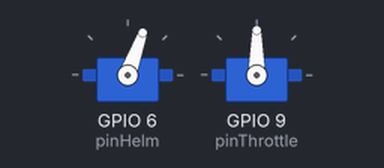
Recording of a sketch running on a simulated ESP32. Shown: 2 × servo. WiFi joins after 1.5 s; servers stay silent unless stated; what the sketch prints to the serial monitor is not drawn.

Above: at 14.2 s.
At 14.8 s:
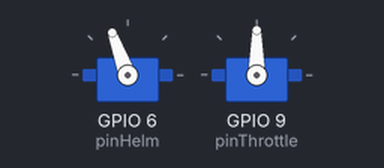
At 16.0 s:
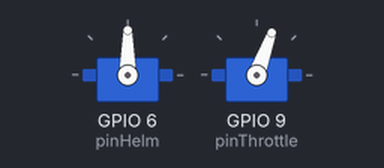
At 16.9 s:
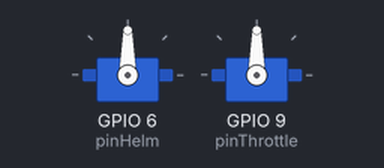
Timing chart, 0 to 18.4 s (numbered marks = the images above):
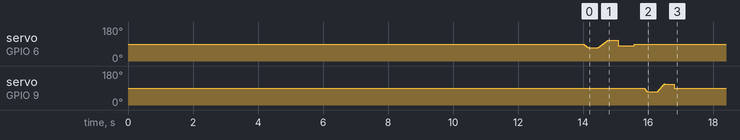

The sketch:

pilot.ino
```cpp
/*
pilot.ino
for Arduino ESP32 on sk8mini
implement webserver and services to allow remote user to pilot the sk8 via http

uploading to ESP32
give me permission to write to DFU port
echo 'SUBSYSTEMS=="usb", ATTRS{idVendor}=="2341", MODE:="0666"' | sudo tee /etc/udev/rules.d/60-arduino-esp32.rules && sudo udevadm trigger && sudo udevadm control --reload-rules
from https://forum.arduino.cc/t/arduino-nano-esp32-esptool-error-argument-baud-b-invalid-arg-auto-int-value-upload-speed/1152185/5

example using webserver:
/home/john/Arduino/libraries/ESPAsyncWebServer-master/src/WebRequest.cpp
*/

#include <WiFi.h>
#include "ESPAsyncWebServer.h"
#include <ESP32Servo.h>

/*
*
* logging
*
*/
boolean logging = false;  // set true if Serial connected
int loglevel = 100;  // set by programmer
void logger(int level, char* msg, ...) {
	if (logging && (level >= loglevel)) {
		char buffer[160];
		va_list va;
		va_start (va, msg);
		vsprintf (buffer, msg, va);
		va_end (va);
		Serial.println(buffer);
	}
}

void setupLogger() {
	logging = false;
	Serial.begin(115200);
	for (int i=0; i<25; i++) {
		if (Serial) {
			logging = true;
			Serial.setTimeout(100);
		}
		delay(500);
	}
}

/*
*
* helm
* DSservo 25KG servo motor
* https://www.dsservo.com/en/d_file/DS3225%20datasheet.pdf
* pwm microseconds 500 to 2500, angle 0 to 180
*
*/
Servo servoHelm;
const int pinHelm = 6;  // D3==GPIO6  full strength input voltage from bat rail 6.6V - 8.4V
int helm = 0;  // positive: starboard, negative: port
int helmDesired = 0;
const int portFull = -90;
const int portHalf = -45;
const int portSlow =  -5;
const int starboardFull = 90;
const int starboardHalf = 45;
const int starboardSlow =  5;
const int helmAmidships =  0;
const int helmSweepInc = 2;
const int helmStepInc = 5;
const int helmPause = 10;

/* set the value of helm and write it to the servo */
void setHelm(int angle, boolean isadjust=true) {
	helm = angle;
	servoHelm.write(rotate(reverse(angle)));
	if (isadjust)
		adjustThrottle();
}
int getHelm() {
	return helm;
}

/* sweep the helm smoothly to its new position */
void sweepHelm(int angle, int dps=120) {
	// angle is the desired arm angle, as opposed to the deck angle
	// dps is the arm speed (angular velocity) in degrees per second
	//      between 90 and 180 is reasonable, 120 is ideal;  180: -45 to 45 in half second
	int inc = helmSweepInc;  // optimal increment of distance of each step

	int travel = angle - helm; // travel vector (distance) given by old and new angles
	if (travel < 0)   // let increment match the sign of the travel vector
		inc = 0 - inc;
	int ttime = (int)(abs(travel) * 1000) / dps; // travel time in ms varies with vector and velocity
	int steps = (int)travel / inc; // vector and increment gives steps, rounded down
	int pause = 0;
	if ((ttime > 0) && (steps > 0))
		pause = (int)ttime / steps; // ttime and steps gives pause for each step, rounded down
	logger(50, "sweepHelm dps:%d, angle:%d, helm:%d, ttime:%d, steps:%d, pause:%d", dps, angle, helm, ttime, steps, pause);

	if (pause >= helmPause) { // if pause greater than minimum pause for sweep)
		int n = helm;
		for (int i=0; i<steps; i++) {
			n += inc;
			setHelm(n, false);
			delay(pause);
		}
	}
	adjustThrottle();
}

/* snap sk8 back to upright position */
void zeroHelm() {
	int newhelm = 10;
	if (helm > 0)
		newhelm = -10;
	setHelm(newhelm, false);
	delay(500);
	setHelm(0);
}

void checkHelm() {
	if (helmDesired != helm) {
		sweepHelm(helmDesired);
	}
}


/*
*
* throttle
* KOOKYE 360 degree continuous
* https://kookye.com/2016/02/01/kookye-360-degree-unlimited-rotation-micro-servo-motor-for-telecar-robot-helicopter/
* officially: pwm microseconds 500 to 2500, angle 0 to 180
* in fact: barely half this range is effective
* drive motor installed on right rear wheel
*
*/
Servo servoThrottle;
const int pinThrottle = 9;  // D6==GPIO9  6V regulated input, continuous servo
int throttle  =  0;  // positive: ahead, negative: astern
int throttleDesired  =  0;
int adjusted  =  0;  // throttle adjusted for helm position
const int aheadSlow =  3;   // throttle examples: 0,1,2 full stop
const int aheadHalf = 23;   // 23 -  3 = 20, 20/2 = 10 steps
const int aheadFull = 43;   // 43 - 23 = 20
const int throttleInc =  2;     // reasonable increment throttle steps

/* set the value of throttle and write it to the servo */
void setThrottle(int angle, boolean isadjust=true) {
	if (abs(angle) < aheadSlow)
		angle = 0;
	throttle = angle;
	if (isadjust)
		adjustThrottle();
	else {
		servoThrottle.write(rotate(reverse(angle)));
		adjusted = throttle;
	}
}
int getThrottle() {
	return throttle;
}
void zeroThrottle() {
	setThrottle(0, false);
}

void sweepThrottle(int angle, int dps=180) {
	if (abs(angle) < aheadSlow)
		angle = 0;
	int diff = angle - throttle;  // distance of travel is given by old and new angles
	// int dps = 180;  // angular velocity in degrees per second (180: -45 to 45 in half second)
	int inc = throttleInc;  // optimal increment: 2 degrees
	if (diff < 0)
		inc = 0 - inc;
	int pause = 10;  // optimal pause: 10 ms
	int ttime = (int)(diff * 1000) / dps; // travel time varies with distance and velocity
	ttime = abs(ttime);
	int steps = (int)ttime / pause;
	logger(50, "sweepThrottle angle:%d, throttle:%d, ttime:%d, steps:%d", angle, throttle, ttime, steps);

	int n = throttle;
	for (int i=0; i<steps; i++) {
		n += inc;
		setThrottle(n,false);
		delay(pause);
	}
	setThrottle(angle); // remainder
}

void adjustThrottle() {
	adjusted = calcThrottleAdjustment(throttle, helm);
	if (abs(throttle) <= aheadSlow)
		adjusted = throttle;
	servoThrottle.write(rotate(reverse(adjusted)));
}

/* motor on right-rear wheel.  starboard helm: slow it down;  port helm: speed it up */
int calcThrottleAdjustment(int throttle, int helm) {
	int maxhelm = 45;
	int factor = (int)(helm*100) / maxhelm;
	int adj = (int)(factor * throttle)/100;
	int adjusted = throttle - adj;
	if (throttle > 0)
		adjusted = max(adjusted, aheadSlow);
	else if (throttle < 0)
		adjusted = min(adjusted, -aheadSlow);
	logger(30, "calculate adjusted throttle: %d:%d, helm:%d, factor:%d, adj:%d", throttle, adjusted, helm, factor, adj);
	return adjusted;
}

void checkThrottle() {
	if (throttleDesired != throttle) {
		sweepThrottle(throttleDesired);
	}
}

/*
*
* utilities for both motors
*
*/

int reverse(int dgr) { return 0 - dgr; }  // both motors are installed upside down
int rotate(int dgr) { return dgr + 90; }  // incoming angle is -90 to +90.  servo expects 0 to 180
int unrotate(int dgr) { return dgr - 90; }

void setupServos() {
	servoHelm.attach(pinHelm);  // attach always returns 1
	servoThrottle.attach(pinThrottle);
	setHelm(0, false);
	setThrottle(0, false);
}

void warmupServos() {
	sweepHelm( 20); delay(300);
	sweepHelm(-20); delay(300);
	zeroHelm();     delay(300);
	sweepThrottle( 20); delay(300);
	sweepThrottle(-20); delay(300);
	zeroThrottle();
}

/*
*
* wifi and webserver
*
*/

//const char* ssid = "JASMINE_2G";
//const char* password = "8496HAG#1";
const char* ssid = "AWACS";
const char* password = "indecent";

AsyncWebServer server(8080);

struct command {
	int dir;
	int dgr;
	char s[140];
};


struct command parseQueryString(AsyncWebServerRequest* request) {
	command cmd;

	AsyncWebParameter* param = request->getParam(0);
	String name = param->name();
	String value = param->value();

	cmd.dgr = value.toInt();

	cmd.dir = 1;
	if (name == "port" || name == "astern")
		cmd.dir = -1;
	else
		cmd.dir = 1;
	//cmd.dir = 0 - cmd.dir;	// ?

	String scmd = request->url();
	scmd = scmd.substring(1);

	sprintf(cmd.s, "%s %s %s", scmd, name, value);

	return cmd;
}

String reqHelm(AsyncWebServerRequest* request) {
	command cmd = parseQueryString(request);
	helmDesired = 0;
	if (cmd.dgr > 0)
		helmDesired = cmd.dgr * cmd.dir;
	sweepHelm(helmDesired);
	return cmd.s;
}

String reqThrottle(AsyncWebServerRequest* request) {
	command cmd = parseQueryString(request);
	throttle = cmd.dgr * cmd.dir;
	sweepThrottle(throttle);
	return cmd.s;
}

void setup() {
	setupLogger();
	logger(100, "\nbegin setup");

	// setup wifi
	WiFi.mode(WIFI_STA);
	WiFi.begin(ssid, password);
	logger(100, "Connecting to wifi...");
	int wstat = -1;
	while(wstat != WL_CONNECTED) {
		delay(500);
		wstat = WiFi.status();   // 3:connected
		logger(100, "%d", wstat);
	}
	logger(100, "Connected to WiFi network with IP Address: %s", WiFi.localIP().toString());
	logger(100, "Signal strength: %d", WiFi.RSSI());

	// setup webserver
	server.on("/helm", HTTP_GET, [](AsyncWebServerRequest *request){
		request->send_P(200, "text/plain", reqHelm(request).c_str());
	});
	server.on("/throttle", HTTP_GET, [](AsyncWebServerRequest *request){
		request->send_P(200, "text/plain", reqThrottle(request).c_str());
	});
	server.begin();

	// setup servos
	setupServos();
	warmupServos();
	logger(100, "setup complete");
}


void loop() {
}
```
